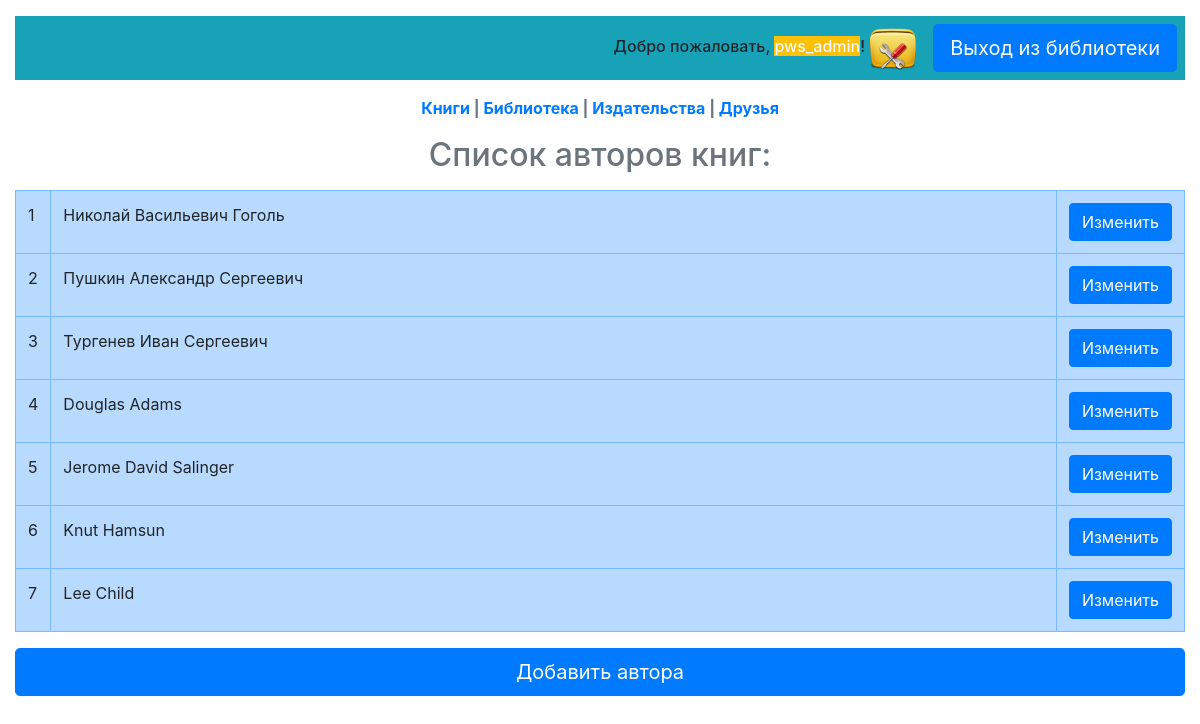
Page /authors/ (signed in) on the committed database.
### p_library/models.py (models this page shows, shortened)
class Author(models.Model):
    full_name = models.TextField(
        verbose_name=u'Имя'
        )
    birth_year = models.SmallIntegerField(
        verbose_name=u'Год рождения'
        )
    country = models.CharField(
        verbose_name=u'Страна',
        max_length=2
        )
    class Meta:
        verbose_name = 'Автор'
        verbose_name_plural = 'Авторы'

### p_library/views.py (the view)
# urls.py: path('authors/', views.author_list, name='author_list'),
def author_list(request):
    template = loader.get_template('author_list.html')
    authors = Author.objects.all()
    github_url = get_extra_data(request)
    context = {
        "authors": authors,
        "github_url": github_url,
    }
    if request.user.is_authenticated:
        return HttpResponse(template.render(context, request))
    return log_in(request, template, context)

### p_library/views.py (called while the page is built)
def get_extra_data(request):
    try:
        github_url = SocialAccount.objects.get(provider='github', user=request.user).extra_data['html_url']
    except:
        github_url = None
    return github_url

### templates/author_list.html (shortened to what this page needs)
{% extends 'base.html' %}
{% block links %}
    <div class="d-flex justify-content-end align-items-center bg-info">
        <div class="mx-2 my-2 h6 font-weight">Добро пожаловать,
            {% if github_url %}
            <a class="text-light bg-warning"  href="{{ github_url }}">{{ user }}</a>!
            {% elif user.is_superuser %}
            <a class="text-light bg-warning" href="/admin/">{{ user }}</a>!
            {% else %}
            <span class="text-light bg-warning">{{ user }}</span>!
            {% endif %}
            <a class="text-secondary" href="{%url 'p_library:user_edit'%}"><img src="/media/icon/settings.ico" alt=""></a>
        </div>
        <a class="btn btn btn-lg btn-primary mx-2 my-2" href="{%url 'p_library:logout'%}">Выход из библиотеки</a>
    </div>
    <div class="text-secondary text-center font-weight-bold my-3">
        <a class="text-black-80 text-decoration-underline" href="{%url 'p_library:book_list'%}">Книги</a> |
        <a class="text-black-80 text-decoration-underline" href="{%url 'p_library:library'%}">Библиотека</a> |
        <a class="text-black-80 text-decoration-underline" href="{%url 'p_library:publisher_list'%}">Издательства</a> |
        <a class="text-black-80 text-decoration-underline" href="{%url 'p_library:friend_list'%}">Друзья</a>
    </div>
{% endblock %}
{% block title_h2 %}Список авторов книг:{% endblock %}
{% block content %}
    <table class="table table-primary table-stripped table-hover">
        {% for author in authors %}
        <tr class="table-bordered">
            <td style="width:20px;">{{ forloop.counter }}</td>
            <td>{{ author.full_name }}</td>
            <td style="width:20px;text-align:right;"><a class="btn btn-primary" href="{%url 'p_library:author_update' author.id %}">Изменить</a></td>
        </tr>
        {% endfor %}
    </table>
    <a class="btn btn-primary btn-lg btn-block my-3" href="{%url 'p_library:author_create'%}">Добавить автора</a>
{% endblock %}

### rows in the picture
Author: full_name "Николай Васильевич Гоголь"
Author: full_name "Пушкин Александр Сергеевич"
Author: full_name "Тургенев Иван Сергеевич"
Author: full_name "Douglas Adams"
Author: full_name "Jerome David Salinger"
Author: full_name "Knut Hamsun"
Author: full_name "Lee Child"

### other values in the picture
{{ user }} "pws_admin"
